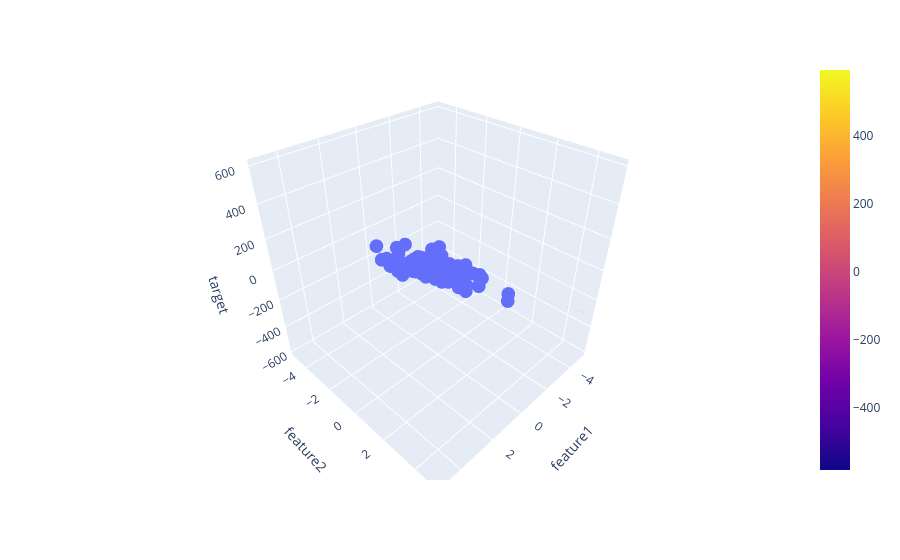

Notebook source saved alongside this figure:
### Code cell
# Import NumPy for numerical operations
import numpy as np

# Import Plotly Express for creating the 3D scatter plot
import plotly.express as px

# Import Plotly Graph Objects for creating the regression surface/plane
import plotly.graph_objects as go


# Create 10 equally spaced values between -5 and 5 for feature 1
x = np.linspace(-5, 5, 10)

# Create 10 equally spaced values between -5 and 5 for feature 2
y = np.linspace(-5, 5, 10)


# Create a grid of x and y values
# This generates all possible combinations of x and y
xGrid, yGrid = np.meshgrid(x, y)


# Convert the grid values into a list of (x, y) pairs
# ravel() converts the 2D arrays into 1D arrays
# vstack() combines x and y values
# .T transposes the result so each row becomes [x, y]
final = np.vstack((
    xGrid.ravel(),
    yGrid.ravel()
)).T


# Use the trained Linear Regression model to predict
# the target value for every (x, y) combination
z_final = lr.predict(final)


# Convert the predicted values into a 10 x 10 matrix
# so they can be used to create the 3D surface
z_final = z_final.reshape(10, 10)


# Store the predicted z values in variable z
z = z_final


# Create a 3D scatter plot using the original dataset
# feature1 → X-axis
# feature2 → Y-axis
# target   → Z-axis
fig = px.scatter_3d(
    df,
    x='feature1',
    y='feature2',
    z='target'
)


# Add the Linear Regression prediction surface/plane
# x and y represent the two input features
# z represents the predicted target values
fig.add_trace(
    go.Surface(
        x=x,
        y=y,
        z=z
    )
)


# Display the final 3D graph
fig.show()
